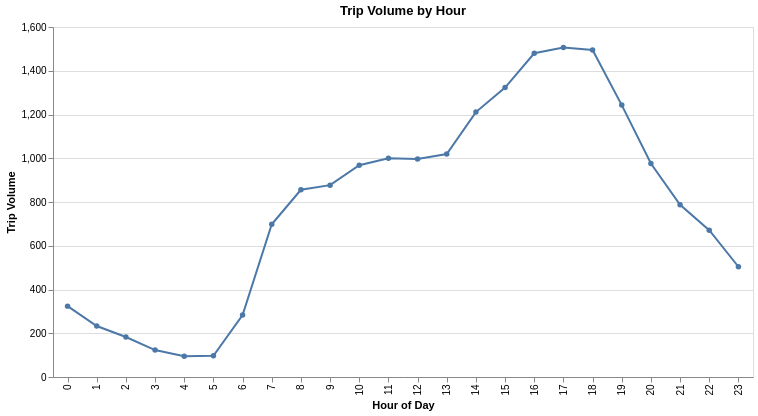

Describe this chart as a Vega-Lite specification.
### Vega-Lite specification from a JSON file in a GitHub repository (floating-point values rounded to 4 significant figures)
{"config": {"view": {"continuousWidth": 300, "continuousHeight": 300}}, "data": {"name": "data-70cc6ace1556367cbdc497d7c638f848"}, "mark": {"type": "line", "point": true}, "encoding": {"tooltip": [{"field": "pickup_hour", "title": "Hour", "type": "ordinal"}, {"field": "trip_volume", "format": ",", "title": "Trips", "type": "quantitative"}], "x": {"field": "pickup_hour", "sort": [0, 1, 2, 3, 4, 5, 6, 7, 8, 9, 10, 11, 12, 13, 14, 15, 16, 17, 18, 19, 20, 21, 22, 23], "title": "Hour of Day", "type": "ordinal"}, "y": {"field": "trip_volume", "title": "Trip Volume", "type": "quantitative"}}, "height": 350, "title": "Trip Volume by Hour", "width": 700, "$schema": "https://vega.github.io/schema/vega-lite/v6.4.1.json", "datasets": {"data-70cc6ace1556367cbdc497d7c638f848": [{"pickup_hour": 0, "trip_volume": 324}, {"pickup_hour": 1, "trip_volume": 233}, {"pickup_hour": 2, "trip_volume": 183}, {"pickup_hour": 3, "trip_volume": 123}, {"pickup_hour": 4, "trip_volume": 95}, {"pickup_hour": 5, "trip_volume": 97}, {"pickup_hour": 6, "trip_volume": 283}, {"pickup_hour": 7, "trip_volume": 698}, {"pickup_hour": 8, "trip_volume": 856}, {"pickup_hour": 9, "trip_volume": 877}, {"pickup_hour": 10, "trip_volume": 968}, {"pickup_hour": 11, "trip_volume": 1000}, {"pickup_hour": 12, "trip_volume": 997}, {"pickup_hour": 13, "trip_volume": 1019}, {"pickup_hour": 14, "trip_volume": 1211}, {"pickup_hour": 15, "trip_volume": 1323}, {"pickup_hour": 16, "trip_volume": 1480}, {"pickup_hour": 17, "trip_volume": 1506}, {"pickup_hour": 18, "trip_volume": 1495}, {"pickup_hour": 19, "trip_volume": 1243}, {"pickup_hour": 20, "trip_volume": 976}, {"pickup_hour": 21, "trip_volume": 787}, {"pickup_hour": 22, "trip_volume": 671}, {"pickup_hour": 23, "trip_volume": 504}]}}
